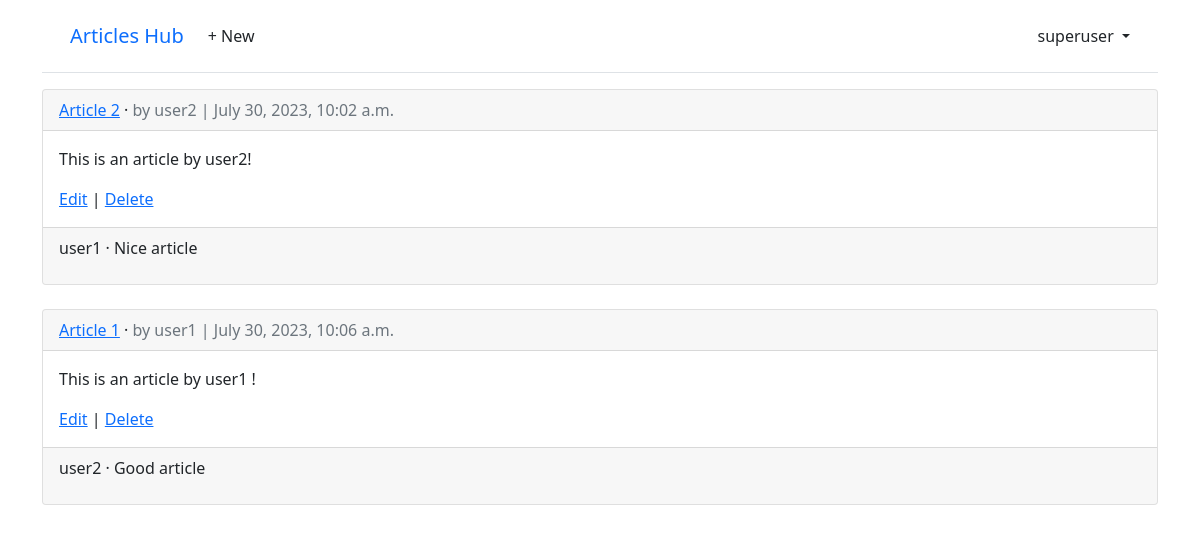
Page /articles/ (signed in) on the committed database.
### accounts/models.py (models this page shows)
class CustomUser(AbstractUser):
    age = models.PositiveIntegerField(null=True, blank=True)

### articles/models.py (models this page shows, shortened)
class Article(models.Model):
    title = models.CharField(max_length=255)
    body = models.TextField()
    date = models.DateTimeField(auto_now_add=True)
    author = models.ForeignKey(
        settings.AUTH_USER_MODEL,
        on_delete=models.CASCADE,
    )

class Comment(models.Model):  # new
    article = models.ForeignKey(Article, on_delete=models.CASCADE)
    comment = models.CharField(max_length=140)
    author = models.ForeignKey(
        settings.AUTH_USER_MODEL,
        on_delete=models.CASCADE,
    )
    def __str__(self):
        return self.comment

### articles/views.py (the view)
# urls.py: path("", ArticleListView.as_view(), name="article_list"),
class ArticleListView(LoginRequiredMixin, ListView):
    model = Article
    template_name = "article_list.html"

### templates/article_list.html (shortened to what this page needs)
{% extends "base.html" %}
{% block content %}
{% for article in article_list %}
  <div class="card">
    <div class="card-header">
      <span class="font-weight-bold"><a href="{% url 'article_detail' article.pk %}">{{article.title}}</a></span> &middot;
      <span class="text-muted">by {{ article.author }} |
      {{ article.date }}</span>
    </div>
    <div class="card-body">
      <p>{{ article.body }}</p>
      <a href="{% url 'article_edit' article.pk %}">Edit</a> |
      <a href="{% url 'article_delete' article.pk %}">Delete</a>
    </div>
    <div class="card-footer">
      {% for comment in article.comment_set.all %}
        <p>
          <span class="font-weight-bold">
            {{ comment.author }} &middot;
          </span>
          {{ comment }}
        </p>
      {% endfor %}
    </div>
  </div>
  <br />
{% endfor %}
{% endblock content %}

### templates/base.html (shortened to what this page needs)
{% load static %}
<!DOCTYPE html>
<html>
<head>
  <link href="https://cdn.jsdelivr.net/npm/bootstrap@5.1.3/dist/css/bootstrap.min.css" rel="stylesheet"
>
</head>
<body>
  <div class="container">
    <header class="p-3 mb-3 border-bottom">
      <div class="container">
        <div class="d-flex flex-wrap align-items-center justify-content-center
          justify-content-lg-start">
          <a class="navbar-brand" href="{% url 'home' %}">Articles Hub</a>
          <ul class="nav col-12 col-lg-auto me-lg-auto mb-2 justify-content-center
            mb-md-0">
            {% if user.is_authenticated %}
            <li><a href="{% url 'article_new' %}" class="nav-link px-2 link-dark">+ New</a></li>
          </ul>
          <div class="dropdown text-end">
            <a href="#" class="d-block link-dark text-decoration-none dropdown-toggle" id="dropdownUser1"
              data-bs-toggle="dropdown" aria-expanded="false">
              {{ user.username }}
            </a>
          </div>
          {% else %}
          <div class="text-end">
            <a href="{% url 'login' %}" class="btn btn-outline-primary me-2">Log
              In</a>
            <a href="{% url 'signup' %}" class="btn btn-primary">Sign Up</a>
          </div>
          {% endif %}
        </div>
      </div>
    </header>
    <main>
      {% block content %}
      {% endblock content %}
    </main>
  </div>
</body>
</html>

### rows in the picture
CustomUser: username "superuser"
Article: title "Article 2", author "user2", date "July 30, 2023, 10:02 a.m.", body "This is an article by user2!"
Comment: author "user1", comment "Nice article"
Article: title "Article 1", author "user1", date "July 30, 2023, 10:06 a.m.", body "This is an article by user1 !"
Comment: author "user2", comment "Good article"
